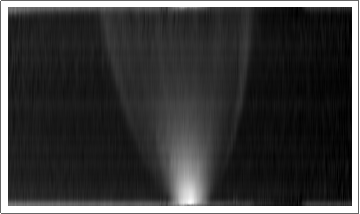
#> input picture gg1.bmp, 360 x 214 px
$ python abel_transform.py
#> lines starting #> are read from the running program, lines starting #| are printed output that depends on the picture
import abel
import numpy as np
from PIL import Image

original = Image.open('gg1.bmp')
#> original is the input picture: PIL image 360x214 P; min 0, max 255, mean 57.1
nporiginal = np.asarray(original)
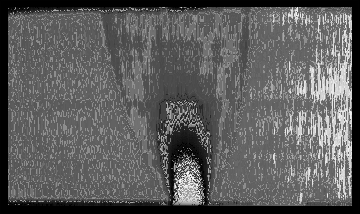
#> nporiginal: shape (214, 360); min 0, max 249, mean 93.9
#> (the run stopped early here; a loop or call above may not have finished)
